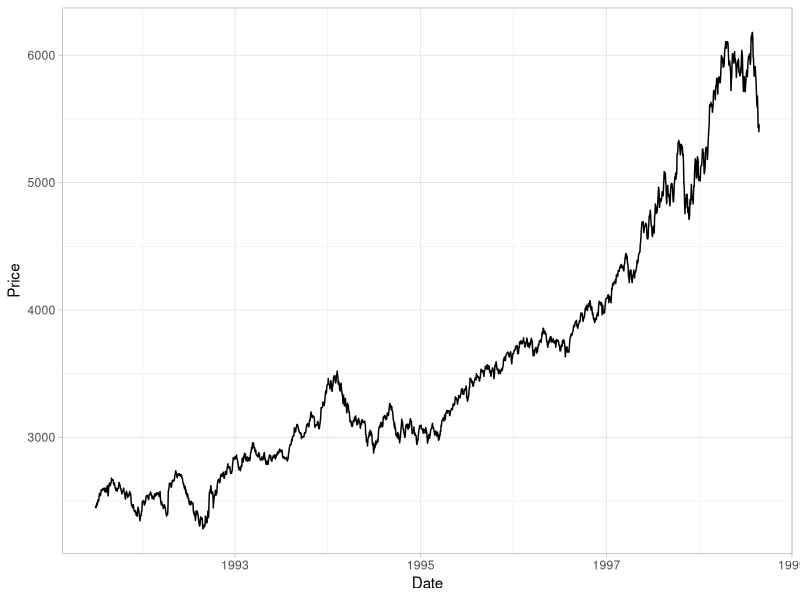
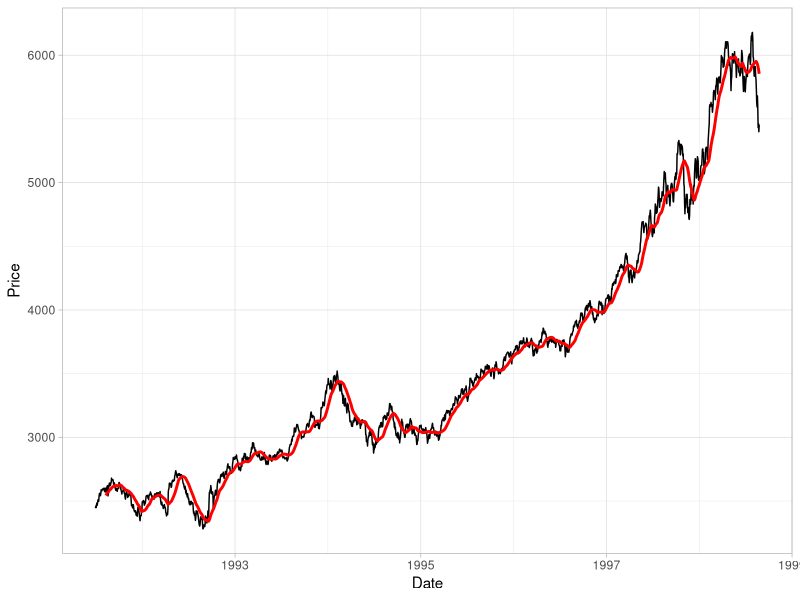
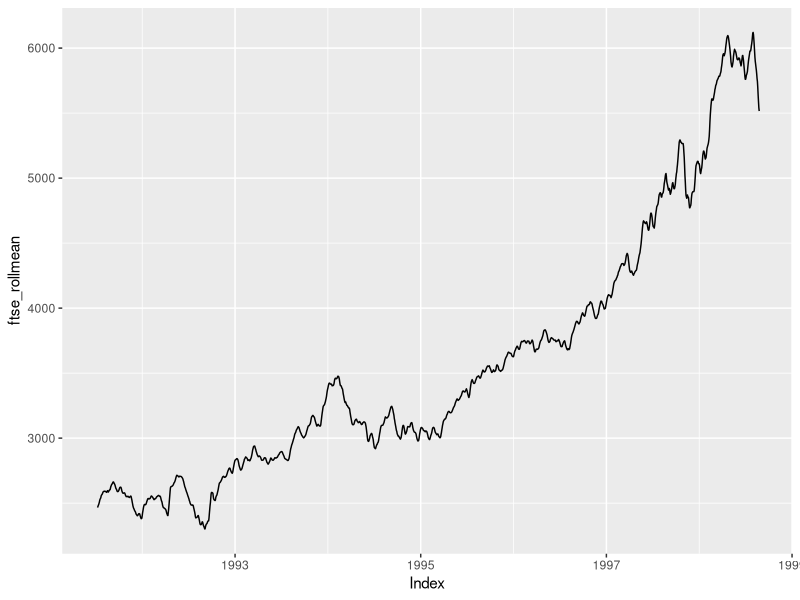

Here is the R script that generated these plots, in order: (Note: this script raises an error after producing the figures.)
## ---- chunk 1
library(tidyverse)
library(zoo)
library(lubridate)

ftse_zoo <- EuStockMarkets[, "FTSE"] %>%
  as.zoo()

ftse <- data.frame(
  Date = index(ftse_zoo),
  Price = coredata(ftse_zoo)
)
## ---- chunk 2
ftse %>%
  ggplot(aes(x = Date, y = Price)) +
  geom_line() +
  # geom_hline(yintercept = mean(ftse$Price),
  #            color = "blue",
  #            linetype = "dashed") +
  theme_light() # %>%
# ggsave(filename = "../fig/rolling-window-2.png")
## ---- chunk 3
ftse_rollmean <- ftse_zoo %>%
  rollmean(
    k = 30,
    align = "right"
  )
ftse_rollmean2 <- data.frame(
  Date = index(ftse_rollmean),
  Price = coredata(ftse_rollmean)
)

ftse %>%
  ggplot(aes(x = Date, y = Price)) +
  geom_line() +
  geom_line(
    data = ftse_rollmean2, aes(x = Date, y = Price),
    size = 1,
    color = "red"
  ) +
  theme_light()
## ---- chunk 4
ftse_rollmean <- ftse_zoo %>%
  rollmean(
    k = 7,
    align = "right",
    fill = NA
  )

autoplot(ftse_rollmean)

## ---- chunk 5
ftse_rm_right <-
  rollmean(ftse_zoo,
    k = 7,
    fill = NA,
    align = "right"
  )

head(ftse_rm_right, 10)
## ---- chunk 6
ftse %>%
  rollmean(
    k = 7,
    align = "right",
    fill = NA
  ) %>%
  autoplot()
## ---- chunk 7
maunaloa <- read_rds("data/maunaloa.Rds") %>% as.zoo()
## ---- chunk 8
maunaloa_rollmean <- maunaloa %>% 
  rollmean(k = 12, align = "right", fill = NA)


autoplot(maunaloa_rollmean)

## ---- chunk 9
maunaloa_rollmin <- rollapply(
  maunaloa,
  width = 52,
  FUN = min,
  align = "right"
)
## ---- chunk 10
dax_rollmean <- read_rds("data/EU_DAX.Rds") %>%
  as.zoo() %>%
  rollmean(k = 30,
           align = "right",
           fill = NA)
